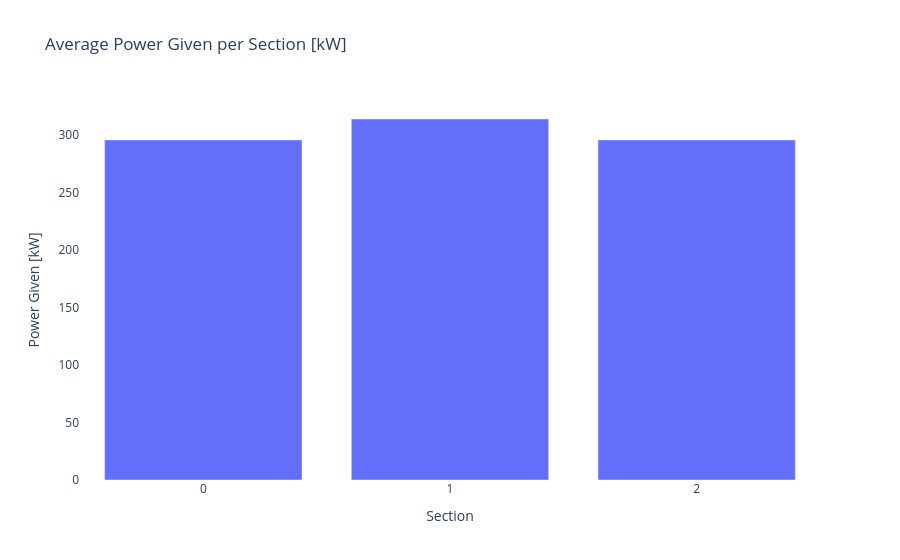

The cell this chart's notebook holds for it:
### Markdown cell above
#### Average power per section

### Code cell
# Create Plotly bar chart
fig = go.Figure(data=[
    go.Bar(x=df.index, y=df['P_given'])
])

# Update layout
fig.update_layout(
    title='Average Power Given per Section [kW]',
    xaxis_title='Section',
    yaxis_title='Power Given [kW]',
    xaxis=dict(tickmode='array', tickvals=[0, 1, 2]),
    plot_bgcolor='white',
)

fig.show()

### Figure 1 — Plotly figure (JSON) as saved in the notebook; plotly's stock layout.template omitted (floating-point values rounded to 4 significant figures)
{"data": [{"type": "bar", "x": [0, 1, 2], "y": [295.8, 314.1, 295.8]}], "layout": {"plot_bgcolor": "white", "title": {"text": "Average Power Given per Section [kW]"}, "xaxis": {"tickmode": "array", "tickvals": [0, 1, 2], "title": {"text": "Section"}}, "yaxis": {"title": {"text": "Power Given [kW]"}}}}
